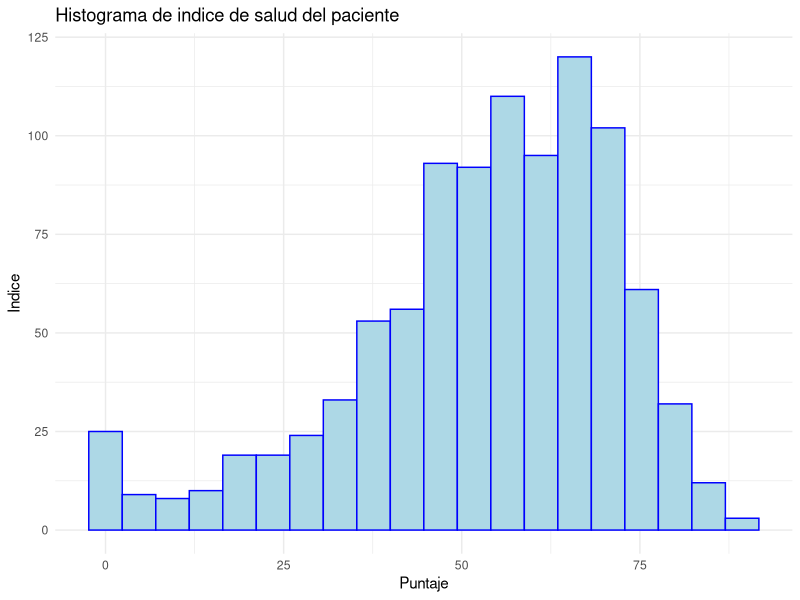
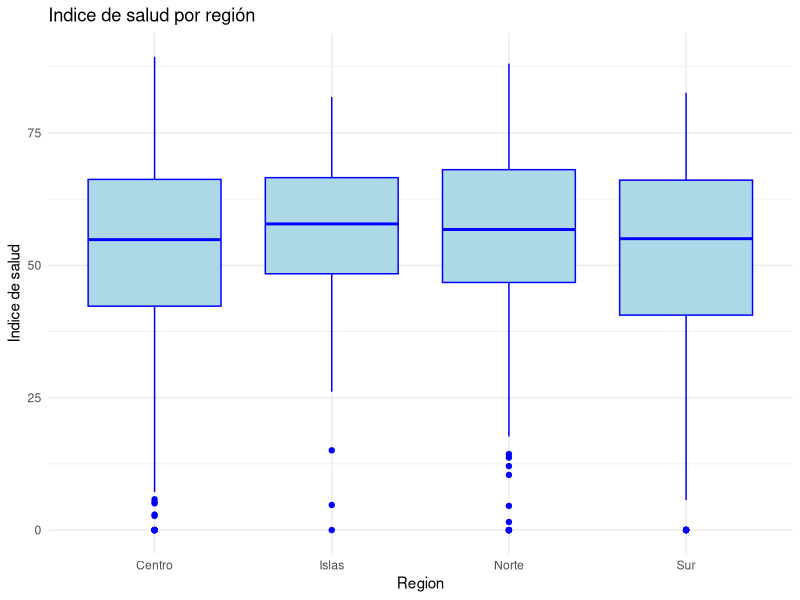
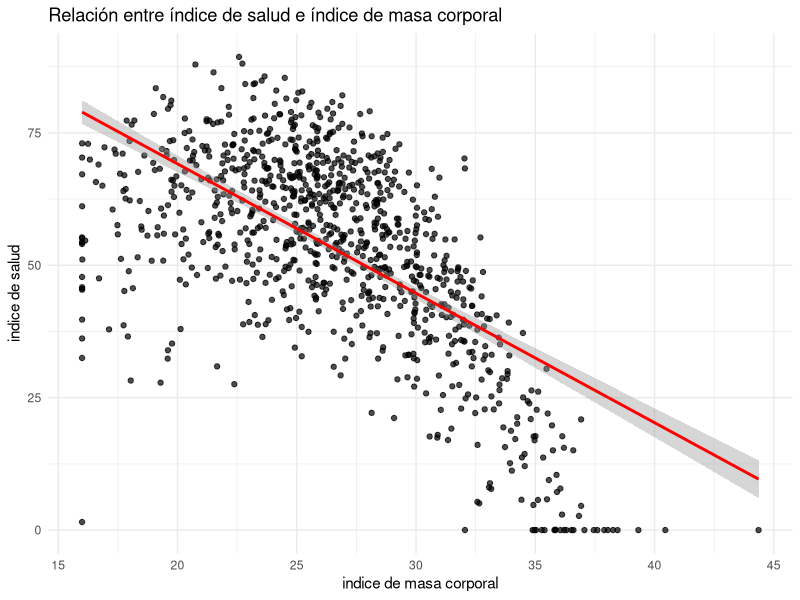
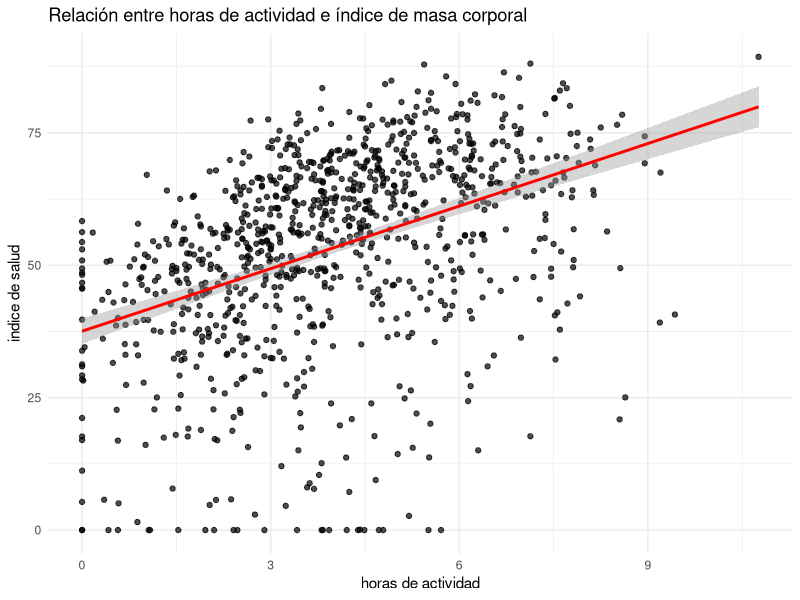
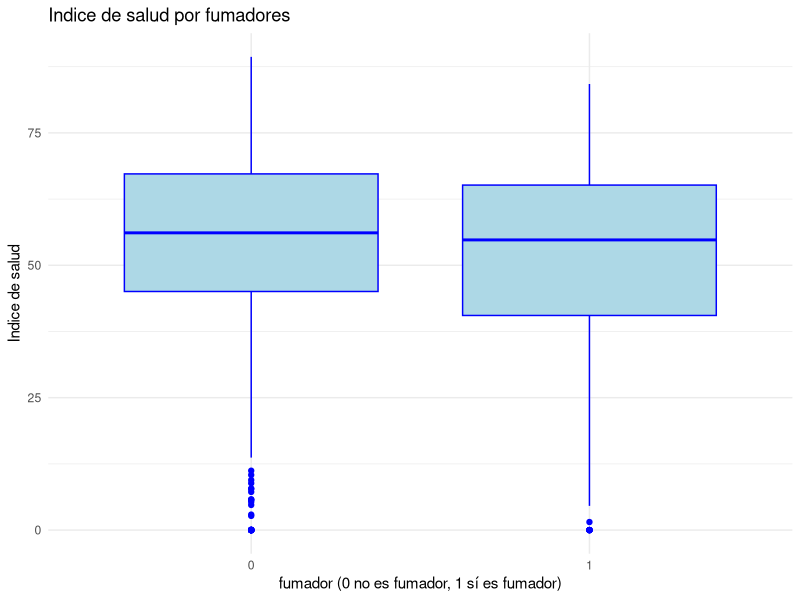

R code for these plots, in order: (Note: this script raises an error after producing the figures.)
## TRABAJO DE METODOS ESTADISTICOS ##

# librerias
library(tidyverse)
library(ggplot2)
library(dplyr)
library(purrr)

# leemos los datos
health_df <- read.csv("data/health_C.csv")
head(health_df) #mostrar las primeras filas

## PRIMER BLOQUE ##
# media, mediana y desviación típica de la variable health_score.
media=mean(health_df$health_score) 
mediana=median(health_df$health_score) 
des_tipica=sd(health_df$health_score) 

# histograma de health_score con 20 intervalos.
ggplot(health_df, aes(x = health_score)) +
  geom_histogram(bins = 20, fill = "lightblue", color = "blue") +
  labs(title = "Histograma de indice de salud del paciente",
       x = "Puntaje",
       y = "Indice") +
  theme_minimal()




# distribución de frecuencias relativas de los pacientes por sex. 
 #### MIRAR ESTO BIEN ####
frec_abs=table(health_df$sex)
frec_rel=prop.table(frec_abs)
ptg_rel=frec_rel*100
tabla_frecuencias <- data.frame(
  Frecuencia_Absoluta = as.vector(frec_abs),
  Frecuencia_Relativa = round(as.vector(frec_rel), 4),
  Porcentaje_Porc = round(as.vector(ptg_rel), 2)
)
row.names(tabla_frecuencias) <- names(frec_abs)

# diagrama de cajas de health_score según region.
ggplot(health_df, aes(x = factor(region), y = health_score)) +
  geom_boxplot(fill = "lightblue", color="blue") +
  labs(title = "Indice de salud por región",
       x = "Region",
       y = "Indice de salud") +
  theme_minimal()


# gráfico de dispersión entre bmi y health_score. ¿Qué relación parece observarse? 
ggplot(health_df, aes(x = bmi, y = health_score)) +
  geom_point(alpha = 0.7) +
  geom_smooth(method = "lm", se = TRUE, color = "red") +
  labs(title = "Relación entre índice de salud e índice de masa corporal",
       x = "indice de masa corporal", y = "indice de salud") +
  theme_minimal()
# CUANTO MAS INDICE DE MASA CORPORAL TIENE UNA PERSONA MAS BAJO ES SU INDICE DE SALUD 

# matriz de correlaciones entre las variables numéricas (ej. bmi, activity_hours, sleep_hours, stress, cholesterol, systolic_bp, diastolic_bp).
var_num=health_df[,c("age","bmi","activity_hours","sleep_hours","stress","cholesterol","systolic_bp",
              "diastolic_bp", "alcohol_units","diet_score","med_adherence","comorbidities","income")]
cor_matrix <- cor(var_num)
print(round(cor_matrix, 2))
# TIENE MUCHOS VALORES NA PORQUE LOS DATOS TIENE HUECOS SIN PONER.

# Representa un gráfico de dispersión entre activity_hours y health_score. ¿Hay indicios de una relación no lineal? 
ggplot(health_df, aes(x = activity_hours, y = health_score)) +
  geom_point(alpha = 0.7) +
  geom_smooth(method = "lm", se = TRUE, color = "red") +
  labs(title = "Relación entre horas de actividad e índice de masa corporal",
       x = "horas de actividad", y = "indice de salud") +
  theme_minimal()
# NO HAY INDICIOS PORQUE LA LINEA DE REGRESION ES RECTA, NO CURVA

# boxplot de health_score por fumador (smoker). ¿Existen diferencias claras entre fumadores y no fumadores? 
ggplot(health_df, aes(x = factor(smoker), y = health_score)) +
  geom_boxplot(fill = "lightblue", color="blue") +
  labs(title = "Indice de salud por fumadores",
       x = "fumador (0 no es fumador, 1 sí es fumador)",
       y = "Indice de salud") +
  theme_minimal()
# CON LA LINEA RECTA DEL LAS CAJAS VEMOS QUE EN MEDIA LOS NO FUMADORES TIENEN UN MEJOR INDICE DE SALUD
# LOS BIGOTES SON MUY LARGOS, LO QUE INDICAN QUE A LOS EXTREMOS DE LOS GRUPOS LOS INDICES DE SALUD SON MUY DIFERENTES
# LOS PUNTOS SON CASOS ATIPICOS, LOS NO FUMADORES TIENEN MAS QUE LOS FUMADORES

# valores atípicos en cholesterol y discute si son plausibles en  un contexto clínico. 

## HA DICHO EL PROFE QUE SE PUEDE VER CON UN BOXPLOT

# proporción de pacientes con enfermedad controlada (disease_controlled) en el dataset. 
frec_abs1=table(health_df$disease_controlled)
frec_rel1=prop.table(frec_abs)
ptg_rel1=frec_rel*100
tabla_frecuencias1 <- data.frame(
  Frecuencia_Absoluta1 = as.vector(frec_abs1),
  Frecuencia_Relativa1 = round(as.vector(frec_rel1), 4),
  Porcentaje_Porc1 = round(as.vector(ptg_rel1), 2)
)
row.names(tabla_frecuencias1) <- names(frec_abs1)

## SEGUNDO BLOQUE ##
# variables contienen valores faltantes y cuántos casos faltan en cada una. 
summary(is.na(health_df)) 
 #Los que pone true es el numero de variables que son nulas

# proporción total de valores faltantes sobre el dataset completo. 
mean(is.na(health_df))*100 #en %

# tabla resumen con las variables que presentan missing y el porcentaje de datos ausentes en cada una. 
tabla_resumen=data.frame(porcentaje=colMeans(is.na(health_df)*100))

# imputación por la media en bmi y calcula de nuevo la media de esta variable. 
health_df_imputado=health_df
media_calculada=mean(health_df$bmi, na.rm = TRUE)
health_df_imputado$bmi[is.na(health_df_imputado$bmi)]=media_calculada
media_imputada=mean(health_df_imputado$bmi)

# histogramas de sleep_hours antes y después de la imputación por media. ¿Observas cambios en la distribución? 

# imputación por la mediana en stress. Compara los resultados con la imputación por la media.

# imputación condicional: sustituye los valores faltantes de cholesterol por la media de pacientes del mismo grupo de sex. 

# discute si es razonable suponer que los valores faltantes son MCAR, MAR o MNAR en este contexto de salud. Justifica tu respuesta. 

# modelo lineal simple (health_score ~ bmi) usando solo casos completos. ¿Cuántas observaciones se pierden? 

# repite el modelo anterior pero con el dataset imputado. ¿Cambian los coeficientes? Explica por qué. 
